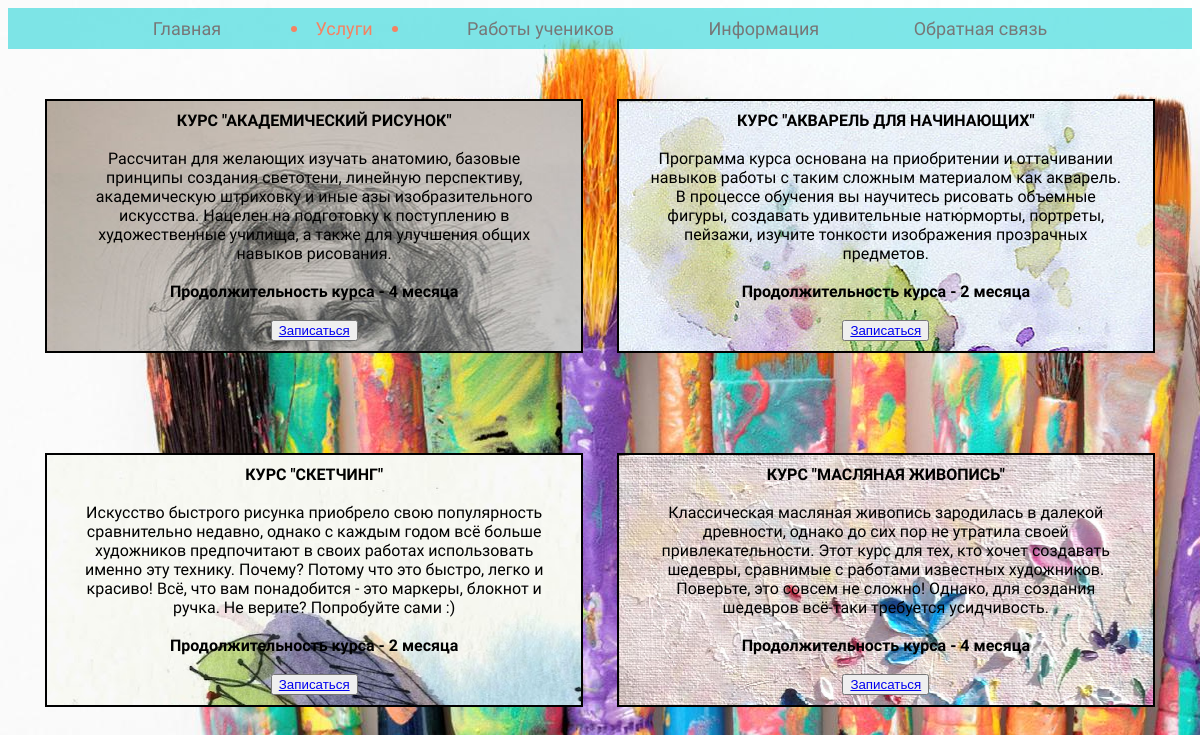
/index.php?view=services, run on the app's committed database.
### tables this page shows
CREATE TABLE services (
    id int NOT NULL AUTO_INCREMENT,
    title varchar(100) NOT NULL,
    description text NOT NULL,
    length int(1) NOT NULL,
    image varchar(100) NOT NULL,
    PRIMARY KEY (id)
);

### index.php (called while the page is built, shortened)
<?
    include('db_fns.php');
    $view = empty($_GET['view']) ? 'index' : $_GET['view'];
    switch($view)
    {
        case('services'):
             $services = get_services();
        break;
    }
	include($_SERVER['DOCUMENT_ROOT'].'/views/layouts/art.php');
?>

### db_fns.php (called while the page is built, shortened)
<?php
    function db_connect()
    {
        $host = 'localhost';
        $user = 'ksu_nya';
        $password = '1234';
        $db = 'art2';
        $connection = mysql_connect($host, $user, $password);
        return $connection;
    }
    function db_result_to_array($result)
    {
        $res_array = array();
        $count = 0;
        while($row = mysql_fetch_array($result))
        {
            $res_array[$count] = $row;
            $count++;
        }
        return $res_array;
    }
    function get_services()
    {
        $query = "SELECT * FROM services ORDER BY id";
        return get_db_array($query);
    }
    function get_db_array($query)
    {
        $result = mysql_query($query);
        $result = db_result_to_array($result);
        return $result;
    }
?>

### views/pages/services.php (the view)
<link rel="stylesheet" type="text/css" href="styles/service.css">
<ul class="menu-main">
  <li><a href="index.php?view=index">Главная</a></li>
  <li><a href="index.php?view=services" class="current">Услуги</a></li>
  <li><a href="index.php?view=catalog">Работы учеников</a></li>
  <li><a href="index.php?view=information">Информация</a></li>
  <li><a href="index.php?view=feedback">Обратная связь</a></li>
</ul>
<? foreach ($services as $service) : ?>
<div class="service_block" style="background-image: url(images/<?php echo $service['image'] ?>);">
    <strong>КУРС "<?php echo $service['title'] ?>"</strong>
    <br></br>
    <?php echo $service['description'] ?>
    <br></br>
    <strong>Продолжительность курса - <?php echo $service['length'] ?> месяца</strong>
    <br></br>
     <button>
          <a href="index.php?view=feedback">Записаться</a>
     </button>
</div>
<?endforeach;?>

### views/layouts/art.php (shortened to what this page needs)
<!DOCTYPE html>
<html>
<head>
    <link rel="stylesheet" type="text/css" href="styles/style_menu_horizontal.css">
    <link rel="stylesheet" type="text/css" href="styles/background.css">
</head>
<body>
<?include($_SERVER['DOCUMENT_ROOT'].'/views/pages/'.$view.'.php');?>
</body>
</html>

### styles/style_menu_horizontal.css (style rules this page uses)
.menu-main { list-style: none; padding: 0 30px; margin: 0; font-size: 18px; text-align: center; position: relative; background-color: rgba(0, 206, 209, 0.5); }
.menu-main:after { content: ""; position: absolute; width: 100%; height: 20px; left: 0; bottom: -20px; }
.menu-main li { display: inline-block; }
.menu-main a { text-decoration: none; display: inline-block; margin: 0 15px; padding: 10px 30px; font-family: 'PT Sans Caption', sans-serif; color: #777777; transition: .3s linear; position: relative; }
.menu-main a:before, .menu-main a:after { content: ""; position: absolute; top: calc(50% - 3px); width: 6px; height: 6px; border-radius: 50%; background: #F58262; opacity: 0; transition: .5s ease-in-out; }
.menu-main a:before { left: 5px; }
.menu-main a:after { right: 5px; }
.menu-main a.current:before, .menu-main a.current:after, .menu-main a:hover:before, .menu-main a:hover:after { opacity: 1; }
.menu-main a.current, .menu-main a:hover { color: #F58262; }

### styles/background.css (style rules this page uses)
body { background: url(../images/fon12.jpg); background-attachment: fixed; background-repeat: repeat-x; }

### styles/service.css (style rules this page uses)
div { color: black; border-color: black; border-width: 2px; border-style: solid; padding: 1em; width: 22% content: ""; text-decoration: none; display: inline-block; margin: 50px 15px; padding: 10px 30px; font-family: 'PT Sans Caption', sans-serif; transition: .3s linear; position: relative; max-width: 17% }
@media screen and (max-width: 1280px) { .service_block { width: 40%; max-width: 40% } }
body { text-align: center; }

### data on the page
services: image (picture), title "АКАДЕМИЧЕСКИЙ РИСУНОК", description "Рассчитан для желающих изучать анатомию, базовые принципы создания светотени, линейную перспективу, академическую штриховку и иные азы изобразительного искусства. Нацелен на подготовку к поступлению в художественные училища, а также для улучшения общих навыков рисования.", length "4"
services: image (picture), title "АКВАРЕЛЬ ДЛЯ НАЧИНАЮЩИХ", description "Программа курса основана на приобритении и оттачивании навыков работы с таким сложным материалом как акварель. В процессе обучения вы научитесь рисовать объемные фигуры, создавать удивительные натюрморты, портреты, пейзажи, изучите тонкости изображения прозрачных предметов.", length "2"
services: image (picture), title "СКЕТЧИНГ", description "Искусство быстрого рисунка приобрело свою популярность сравнительно недавно, однако с каждым годом всё больше художников предпочитают в своих работах использовать именно эту технику. Почему? Потому что это быстро, легко и красиво! Всё, что вам понадобится - это маркеры, блокнот и ручка. Не верите? Попробуйте сами :)", length "2"
services: image (picture), title "МАСЛЯНАЯ ЖИВОПИСЬ", description "Классическая масляная живопись зародилась в далекой древности, однако до сих пор не утратила своей привлекательности. Этот курс для тех, кто хочет создавать шедевры, сравнимые с работами известных художников. Поверьте, это совсем не сложно! Однако, для создания шедевров всё-таки требуется усидчивость.", length "4"
